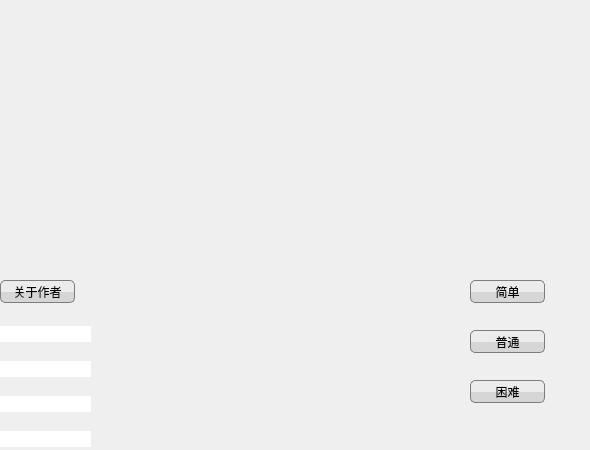
<?xml version="1.0" encoding="UTF-8"?>
<ui version="4.0">
 <class>Welcome_Plane</class>
 <widget class="QWidget" name="Welcome_Plane">
  <property name="geometry">
   <rect>
    <x>0</x>
    <y>0</y>
    <width>590</width>
    <height>450</height>
   </rect>
  </property>
  <property name="windowTitle">
   <string>飞机头号玩家界面</string>
  </property>
  <widget class="QPushButton" name="simple_Btn">
   <property name="geometry">
    <rect>
     <x>470</x>
     <y>280</y>
     <width>75</width>
     <height>23</height>
    </rect>
   </property>
   <property name="styleSheet">
    <string notr="true">background-color: qconicalgradient(cx:0.5, cy:0.522909, angle:179.9, stop:0.494318 rgba(214, 214, 214, 255), stop:0.5 rgba(236, 236, 236, 255));
border: 1px solid rgb(124, 124, 124);
border-radius:5px;</string>
   </property>
   <property name="text">
    <string>简单</string>
   </property>
  </widget>
  <widget class="QPushButton" name="difficult_Btn">
   <property name="geometry">
    <rect>
     <x>470</x>
     <y>330</y>
     <width>75</width>
     <height>23</height>
    </rect>
   </property>
   <property name="styleSheet">
    <string notr="true">background-color: qconicalgradient(cx:0.5, cy:0.522909, angle:179.9, stop:0.494318 rgba(214, 214, 214, 255), stop:0.5 rgba(236, 236, 236, 255));
border: 1px solid rgb(124, 124, 124);
border-radius:5px;</string>
   </property>
   <property name="text">
    <string>普通</string>
   </property>
  </widget>
  <widget class="QPushButton" name="common_Btn">
   <property name="geometry">
    <rect>
     <x>470</x>
     <y>380</y>
     <width>75</width>
     <height>23</height>
    </rect>
   </property>
   <property name="styleSheet">
    <string notr="true">background-color: qconicalgradient(cx:0.5, cy:0.522909, angle:179.9, stop:0.494318 rgba(214, 214, 214, 255), stop:0.5 rgba(236, 236, 236, 255));
border: 1px solid rgb(124, 124, 124);
border-radius:5px;</string>
   </property>
   <property name="text">
    <string>困难</string>
   </property>
  </widget>
  <widget class="QPushButton" name="common_Btn_2">
   <property name="geometry">
    <rect>
     <x>0</x>
     <y>280</y>
     <width>75</width>
     <height>23</height>
    </rect>
   </property>
   <property name="styleSheet">
    <string notr="true">background-color: qconicalgradient(cx:0.5, cy:0.522909, angle:179.9, stop:0.494318 rgba(214, 214, 214, 255), stop:0.5 rgba(236, 236, 236, 255));
border: 1px solid rgb(124, 124, 124);
border-radius:5px;</string>
   </property>
   <property name="text">
    <string>关于作者</string>
   </property>
  </widget>
  <widget class="QWidget" name="">
   <property name="geometry">
    <rect>
     <x>0</x>
     <y>313</y>
     <width>91</width>
     <height>151</height>
    </rect>
   </property>
   <layout class="QVBoxLayout" name="verticalLayout">
    <item>
     <widget class="QLineEdit" name="author1">
      <property name="styleSheet">
       <string notr="true">    border: 0px;  
    border-radius: 37px;  
   margin-left:0px; margin-top:0px;  
</string>
      </property>
     </widget>
    </item>
    <item>
     <widget class="QLineEdit" name="author4">
      <property name="styleSheet">
       <string notr="true">    border: 0px;  
    border-radius: 37px;  
   margin-left:0px; margin-top:0px;  
</string>
      </property>
     </widget>
    </item>
    <item>
     <widget class="QLineEdit" name="author3">
      <property name="styleSheet">
       <string notr="true">    border: 0px;  
    border-radius: 37px;  
   margin-left:0px; margin-top:0px;  
</string>
      </property>
     </widget>
    </item>
    <item>
     <widget class="QLineEdit" name="author2">
      <property name="styleSheet">
       <string notr="true">    border: 0px;  
    border-radius: 37px;  
   margin-left:0px; margin-top:0px;  
</string>
      </property>
     </widget>
    </item>
   </layout>
  </widget>
 </widget>
 <resources/>
 <connections/>
</ui>
